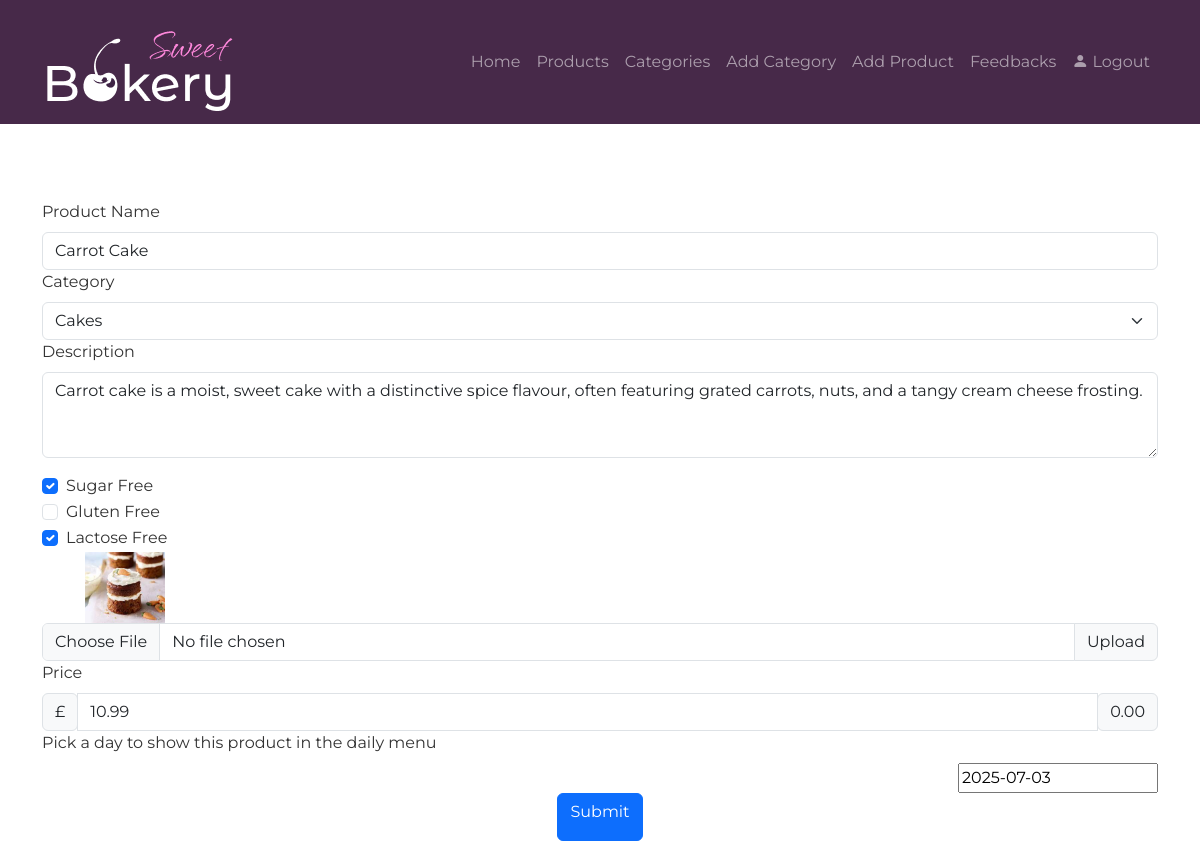
/admin/editProduct.php?id=1 (signed in), run on the app's committed database.
### tables this page shows
CREATE TABLE `products` (
  `productID` int(11) NOT NULL,
  `productTypeID` int(11) NOT NULL,
  `productName` varchar(255) NOT NULL,
  `productDescription` text DEFAULT NULL,
  `sugar` int(11) DEFAULT NULL,
  `gluten` int(11) DEFAULT NULL,
  `lactose` int(11) DEFAULT NULL,
  `image` varchar(255) NOT NULL,
  `price` double NOT NULL,
  `date` date NOT NULL DEFAULT current_timestamp()
);

### admin/editProduct.php (the view, shortened to what this page needs)
<?php
include('../includes/connection.php');
include('./includes/header.php');
$id = isset($_GET['id']) ? intval($_GET['id']) : 0;
function getProduct($conn, $id){
        $id = intval($id);
        $sql = $conn->prepare("SELECT * FROM `products` WHERE `productID` = ?");
        $sql->bind_param("i", $id);
        $sql->execute();
        $result = $sql->get_result();
        return $result->fetch_assoc();
}
$product = getProduct($conn, $id);
$productName = $product['productName'] ?? '';
$type = $product['productTypeID'] ?? '';
$desc = $product['productDescription'] ?? '';
$sugarChecked = ($product['sugar'] ?? 0) == 1 ? "checked" : "";
$glutenChecked = ($product['gluten'] ?? 0) == 1 ? "checked" : "";
$lactoChecked = ($product['lactose'] ?? 0) == 1 ? "checked" : "";
$price = $product['price'] ?? '';
$photo = $product['image'] ?? '';
$showDate = $product['date'] ?? '';
 ?>
 <section id="addProductForm">
    <div class="container text-center">
        <form method="post" enctype="multipart/form-data">
            <div class="row">
                <div class="col-mb-12 text-start">
                    <label for="title" class="form-label">Product Name</label>
                    <input type="text" class="form-control" name="title" id="title" value="<?php echo $productName; ?>" aria-describedby="Product name">
                </div>
            </div>
            <div class="row">
                <div class="col-mb-3 text-start">
                    <label for="category" class="form-label">Category</label>
                    <select id="category" name="category" class="form-select">
                        <?php
                        $sql = "SELECT * FROM `productTypes`";
                        $result = $conn->query($sql);
                        while ($row = $result->fetch_assoc()) {
                            $isCategory = $row['typeID'] == $type ? "selected" : "";
                            echo "<option value=".$row['typeID']." ".$isCategory.">".$row['typeName']."</option>";
                        }
                        ?>
                    </select>
                </div>
            </div>
            <div class="row">
                <div class="mb-3 text-start">
                    <label for="description" class="form-label">Description</label>
                    <textarea class="form-control" name="description" id="description" rows="3"><?php echo $desc;?></textarea>
                </div>
            </div>
            <div class="row">
                <div class="col-mb-10 text-start">
                    <div class="form-check">
                        <input class="form-check-input" name="sugar" type="checkbox" value="1" id="sugar" <?php echo $sugarChecked;?>>
                        <label class="form-check-label" for="sugar">
                            Sugar Free
                        </label>
                    </div>
                    <div class="form-check">
                        <input class="form-check-input" type="checkbox" name="gluten" value="1" id="gluten" <?php echo $glutenChecked;?>>
                        <label class="form-check-label" for="gluten">
                            Gluten Free
                        </label>
                    </div>
                    <div class="form-check">
                        <input class="form-check-input" type="checkbox" name="lacto" value="1" id="lacto" <?php echo $lactoChecked;?>>
                        <label class="form-check-label" for="lacto">
                            Lactose Free
                        </label>
                    </div>
                </div>
            </div>
            <div class="row">
                <div class="col-md-2">
                    <img src='../img/products/<?php echo $photo;?>' alt='item' class="product-img">
                </div>
                <div class="input-group mb-10">
                    <input type="file" class="form-control" name="img" id="productImg">
                    <label class="input-group-text" for="productImg">Upload</label>
                </div>
            </div>
            <div class="row">
                <div class="col-md-5 text-start">
                    <label class="form-label" for="price">
                        Price
                    </label>
                </div>
                <div class="input-group col-md-5 text-end">
                    <div class="input-group-append">
                        <span class="input-group-text">£</span>
                    </div>
                    <input type="text" class="form-control" name="price" id="price" value="<?php echo $price;?>">
                    <div class="input-group-append">
                        <span class="input-group-text">0.00</span>
                    </div>
                </div>
            </div>
            <div class="row">
                <div class="col-mb-5 d-inline-block text-start">
                    <label class="form-label" for="datepicker">
                        Pick a day to show this product in the daily menu
                    </label>
                </div>
                <div class="col-mb-5 d-inline-block text-end">
                    <input id="datepicker" name="showDate"  value="<?php echo $showDate;?>" width="276" />
                </div>
            </div>
        <button type="submit" class="btn btn-primary pb-3">Submit</button>
        </form>
    </div>
</section>

### admin/css/style.css (style rules this page uses)
body { font-family: 'Montserrat', sans-serif; margin: 0; padding: 0; background: #fff; color: #333; }
#addProductForm, #loginForm, #addCategoryForm { margin-top: 200px; }
.product-img { width: 80px; }

### data on the page
products: title "Carrot Cake", description "Carrot cake is a moist, sweet cake with a distinctive spice flavour, often featuring grated carrots, nuts, and a tangy cream cheese frosting.", image (picture), price "10.99", showDate "2025-07-03"

### other printed values
form field category "Cakes"
